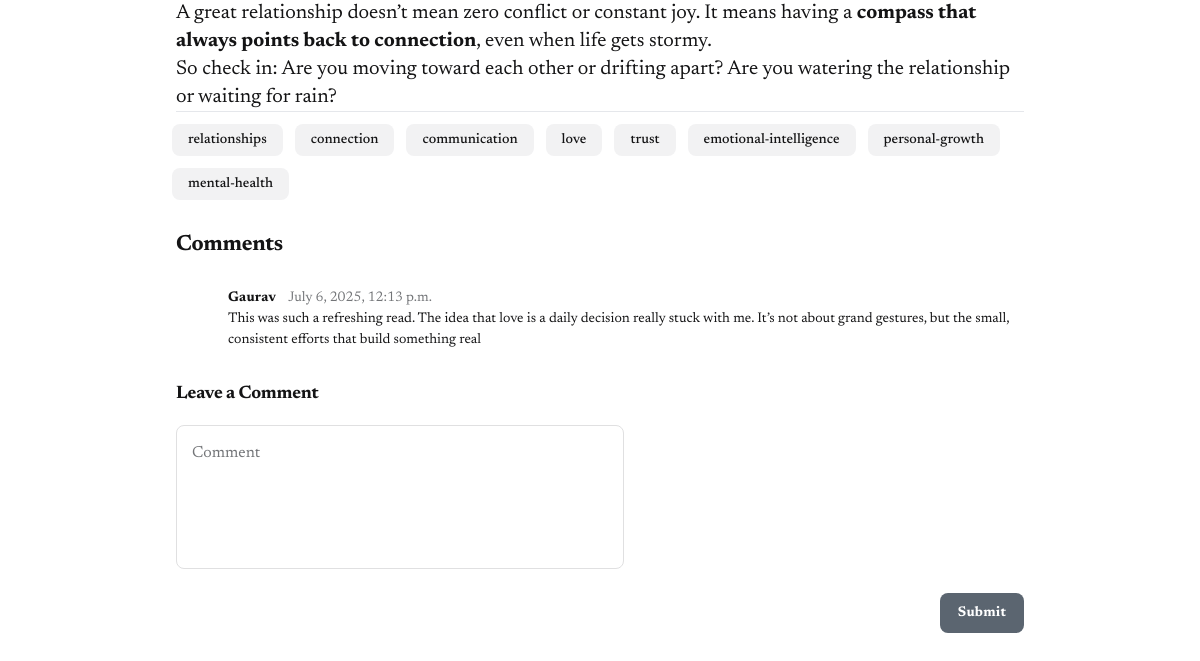
The page /article/1 (lower part) on the database as committed earlier.
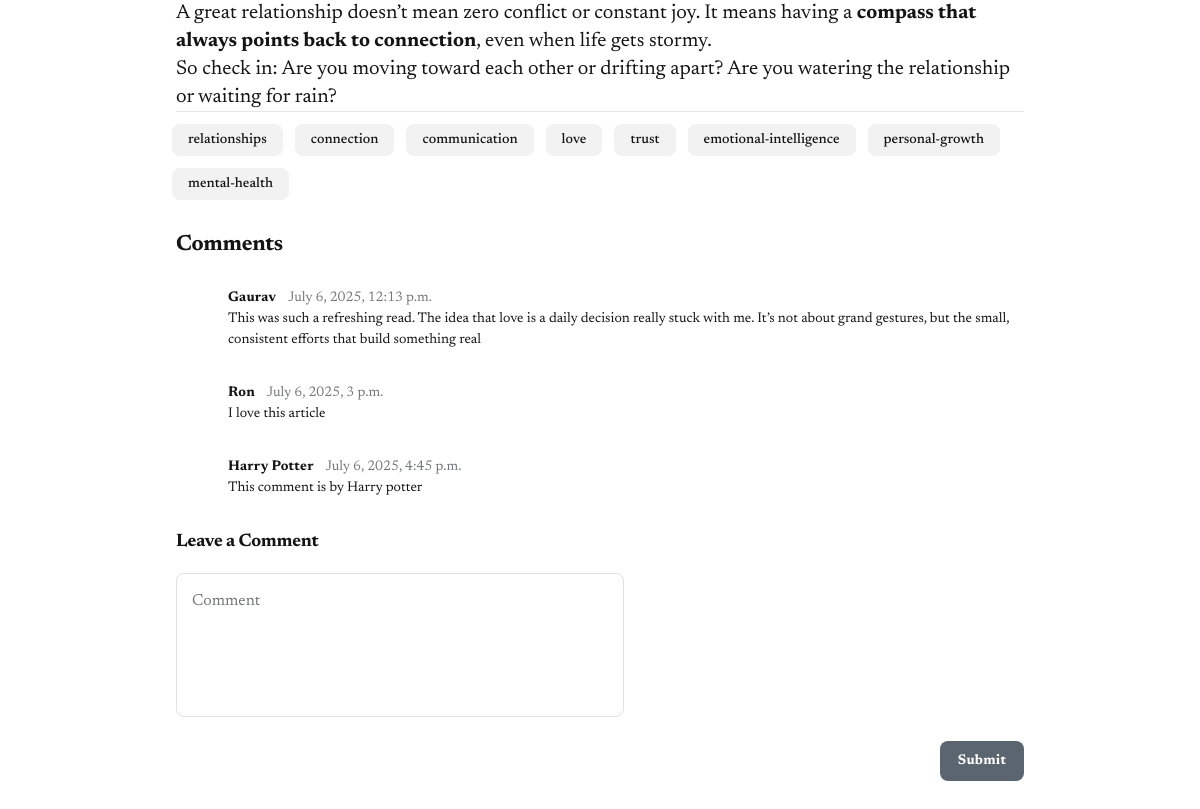
The same page on the database as committed later.
### buzzbyte/models.py (models this page shows, shortened)
class Comment(models.Model):
    blog = models.ForeignKey(Blog, on_delete=models.CASCADE, related_name="comments")
    user = models.ForeignKey(User, on_delete=models.CASCADE)
    content = models.TextField()
    date=models.DateTimeField(auto_now_add=True)

class User(AbstractUser):
    pass

### buzzbyte/views.py (the view)
# urls.py: path('article/<int:id>',views.article,name='article'),
def article(request,id):
    tag_string = Blog.objects.get(id=id).tags
    taglist = tag_string.replace(' ', '').split(',')
    return render(request,'buzzbyte/article.html',{
        'content':markdown2.markdown(Blog.objects.get(id=id).content),
        'title':Blog.objects.get(id=id).title,
        'description':Blog.objects.get(id=id).description,
        'tags':taglist,
        'category':Blog.objects.get(id=id).category,
        'imgurl':Blog.objects.get(id=id).imgurl,
        'authname':Blog.objects.get(id=id).authname,
        'date':Blog.objects.get(id=id).date,
        'id':Blog.objects.get(id=id).id,
        'comments': Blog.objects.get(id=id).comments.all(),
    })

### buzzbyte/templates/buzzbyte/article.html (shortened to what this page needs)
<html>
  <head>
    <script src="https://cdn.tailwindcss.com?plugins=forms,container-queries"></script>
  </head>
  <body>
    <div class="relative flex size-full min-h-screen flex-col bg-white group/design-root overflow-x-hidden" style='font-family: Newsreader, "Noto Sans", sans-serif;'>
      <div class="layout-container flex h-full grow flex-col">
        <div class="px-40 flex flex-1 justify-center py-5">
          <div class="layout-content-container flex flex-col max-w-[960px] flex-1">
            <div class="prose prose-lg max-w-none text-[#141415] px-4 text-xl">
             {{content|safe}}
             </div>
            <div class="flex gap-3 p-3 flex-wrap pr-4">
              {%for tag in tags%}
              <div class="flex h-8 shrink-0 items-center justify-center gap-x-2 rounded-lg bg-[#f2f2f3] pl-4 pr-4">
                <p class="text-[#141415] text-sm font-medium leading-normal">{{tag}}</p>
              </div>
              {%endfor%}
            </div>
            <h2 class="text-[#141415] text-[22px] font-bold leading-tight tracking-[-0.015em] px-4 pb-3 pt-5">Comments</h2>
            {%for comment in comments%}
            <div class="flex w-full flex-row items-start justify-start gap-3 p-4">
              <div
                class="bg-center bg-no-repeat aspect-square bg-cover rounded-full w-10 shrink-0"
                style='background-image: url("https://lh3.googleusercontent.com/aida-public/AB6AXuDJHi7uDsS-d8_G83sMSkRO8mtWBwiSELohjgLUzeLRUwMGNAEQDt0h_pg6k4oytbfFBHaIb1_EpR8N0PQSMxZA5TumCRCQOU1yGbm_cYn6YWgznNZwnPaV5sRrW-NLL10sABDSJyUHTQw89fuA2Ff03UUcN-y0viflTUl0MY3B4fqBVcqE_67QQiTKzhGL3MaVMzE3WtpNYhp-w8pT61S9L-aeCjUwsMutIoZxCukUXc_XvR-f5_2EgSYRlHElEpCTrv4OSLjf5w");'
              ></div>
              <div class="flex h-full flex-1 flex-col items-start justify-start">
                <div class="flex w-full flex-row items-start justify-start gap-x-3">
                  <p class="text-[#141415] text-sm font-bold leading-normal tracking-[0.015em]">{{comment.user}}</p>
                  <p class="text-[#737578] text-sm font-normal leading-normal">{{comment.date}}</p>
                </div>
                <p class="text-[#141415] text-sm font-normal leading-normal">
                  {{comment.content}}
                </p>
              </div>
            </div>
            {%endfor%}
            <h3 class="text-[#141415] text-lg font-bold leading-tight tracking-[-0.015em] px-4 pb-2 pt-4">Leave a Comment</h3>
            <form action="{% url 'comment'%}" method="post">
            <div class="flex max-w-[480px] flex-wrap items-end gap-4 px-4 py-3">
              <label class="flex flex-col min-w-40 flex-1">
                <textarea
                  placeholder="Comment"
                  class="form-input flex w-full min-w-0 flex-1 resize-none overflow-hidden rounded-lg text-[#141415] focus:outline-0 focus:ring-0 border border-[#e0e0e1] bg-white focus:border-[#e0e0e1] min-h-36 placeholder:text-[#737578] p-[15px] text-base font-normal leading-normal"
                  value=""
                  name="comment"
                ></textarea>
              </label>
            </div>
            <div class="flex px-4 py-3 justify-end items-center gap-4">
              <button
                class="flex min-w-[84px] max-w-[480px] cursor-pointer items-center justify-center overflow-hidden rounded-lg h-10 px-4 bg-[#5b6570] text-white text-sm font-bold leading-normal tracking-[0.015em]">
                <input type="submit" value="Submit" class="cursor-pointer"/>
              </button>
            </div>
          </form>
          </div>
        </div>
      </div>
    </div>
  </body>
</html>

Rows that differ between the two databases and show on the page:
added Comment: user "Ron", date "July 6, 2025, 3 p.m.", content "I love this article"
added Comment: user "Harry Potter", date "July 6, 2025, 4:45 p.m.", content "This comment is by Harry potter"
